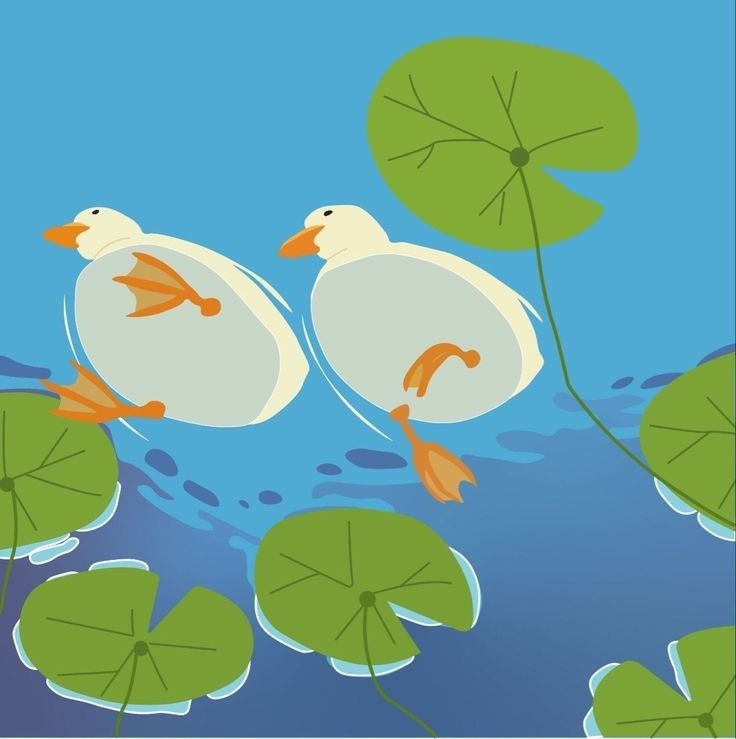
#> input picture Open_cv/photos/duck.jpg, 736 x 739 px, found by its file name
$ python cut.py
#> lines starting #> are read from the running program, lines starting #| are printed output that depends on the picture
import cv2

# Đọc hình ảnh từ file
image = cv2.imread('D:\Test_Lab\Open_cv\photos\duck.jpg')
#> image is the input picture: shape (739, 736, 3); mean B, G, R 158.2, 163.3, 110.2

# Kiểm tra kích thước của ảnh gốc
height, width, channels = image.shape
#> height = 739; width = 736; channels = 3
# Kiểm tra xem hình ảnh có được đọc thành công không
if image is None:
    print("Error: Can not read the image. Pls check your URL.")
else:
    # Hiển thị hình ảnh
    cv2.imshow('Image', image)
    print(height, width, channels)
#| 739 736 3

#tọa độ ảnh
    x1, y1 = 50, 50
    x2, y2 = 500, 500

    if x1 >= 0 and x2 <= width and y1 >= 0 and y2 <= height:
        # Cắt một phần của ảnh
        cropped_image = image[y1:y2, x1:x2]
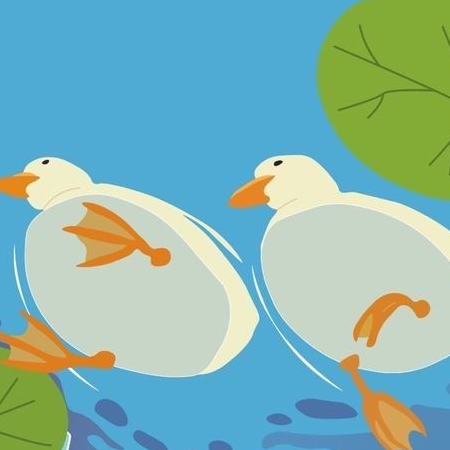
#> cropped_image: shape (450, 450, 3); mean B, G, R 176.6, 181.8, 133.9

        # Hiển thị ảnh cắt
        cv2.imshow('Cropped Image', cropped_image)

    # Chờ người dùng nhấn phím và đóng cửa sổ
    cv2.waitKey(0)
    cv2.destroyAllWindows()
